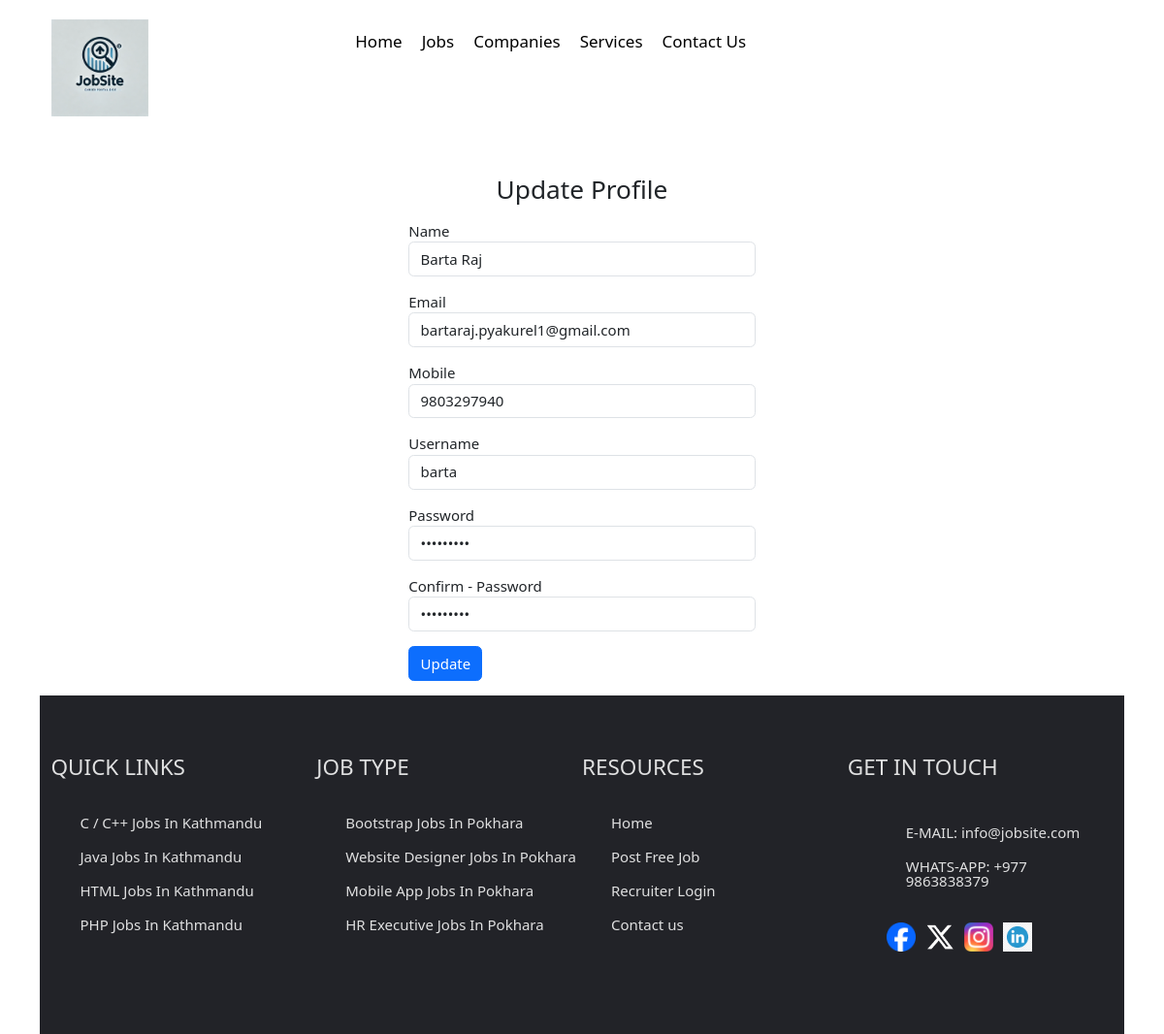
/job/profile.php (signed in), run on the app's committed database.
### tables this page shows
CREATE TABLE `job_seekers` (
  `id` int(11) NOT NULL,
  `name` varchar(100) NOT NULL,
  `email` varchar(100) NOT NULL,
  `mobile` varchar(15) NOT NULL,
  `username` varchar(50) NOT NULL,
  `password` varchar(255) NOT NULL,
  `created_at` timestamp NOT NULL DEFAULT current_timestamp()
);

### job/profile.php (the view, shortened to what this page needs)
<?php
require 'users/connect.php';
$qry = "SELECT * FROM job_seekers
        WHERE username='".$_SESSION['username']."'";
$data = $conn->query($qry);
$user = $data->fetch_assoc();
?>
<!DOCTYPE html>
<html lang="en">
<head>
    <link href="style.css" rel="stylesheet">
    <link href="https://cdn.jsdelivr.net/npm/bootstrap@5.3.3/dist/css/bootstrap.min.css" rel="stylesheet">
</head>
<body>
    <div class="container">
        <header class="row">
            <div class="width-100">
            <div class="container header">
                <div class="width-25">
                    <img src="Images/jobsitelogo2.webp">
                </div>
                <div class="width-50">
                <ul class="header-menu ">
                    <li>
                    <a href="index.php">Home </a>
                    </li>
                    <li>
                    <a href="index.php #recent-jobs">Jobs </a>
                    </li>
                    <li>
                    <a href="index.php #companies">Companies </a>
                    </li>
                    <li>
                    <a href="index.php #services">Services </a>
                    </li>
                    <li>
                    <a href="index.php #footer">Contact Us </a>
                    </li>
                </ul>
                </div>
            </div>
            </div>
        </header>
        <section class="row">
            <form method="post" class="col-md-4 offset-md-4 mt-5">
                <h3 class="text-center mb-3">Update Profile</h3>
                <div class="form-group mb-3">
                    <label for="">Name</label>
                    <input type="text" class="form-control"
                    name="name" required
                    value="<?php echo $user['name'] ?>">
                </div>
                <div class="form-group mb-3">
                    <label for="">Email</label>
                    <input type="email" class="form-control"
                    name="email" required value="<?php echo $user['email'] ?>">
                </div>
                <div class="form-group mb-3">
                    <label for="">Mobile</label>
                    <input type="text" class="form-control"
                    name="mobile" required value="<?php echo $user['mobile'] ?>">
                </div>
                <div class="form-group mb-3">
                    <label for="">Username</label>
                    <input type="text" class="form-control"
                    name="username" required maxlength="10" readonly
                    value="<?php echo $user['username'] ?>">
                </div>
                <div class="form-group mb-3">
                    <label for="">Password</label>
                    <input type="password" class="form-control"
                    name="password" required minlength="6"
                    value="<?php echo $user['password'] ?>">
                </div>
                <div class="form-group mb-3">
                    <label for="">Confirm - Password</label>
                    <input type="password" class="form-control"
                    name="c-password" required value="<?php echo $user['password'] ?>">
                </div>
                <div class="form-group mb-3">
                    <input type="submit" class="btn btn-primary"
                    name="update" value="Update" onclick="return checkPwd()">
                </div>
            </form>
        </section>
        <footer>
            <div class="width-100 footer-background">
            <div class="container">
                <div class="width-25">
                <h4>QUICK LINKS</h4>
                <ul class="footer-list">
                    <li>C / C++ Jobs In Kathmandu</li>
                    <li>Java Jobs In Kathmandu</li>
                    <li>HTML Jobs In Kathmandu</li>
                    <li>PHP Jobs In Kathmandu</li>
                </ul>
                </div>
                <div class="width-25">
                <h4>JOB TYPE</h4>
                <ul class="footer-list">
                    <li>Bootstrap Jobs In Pokhara</li>
                    <li>Website Designer Jobs In Pokhara</li>
                    <li>Mobile App Jobs In Pokhara</li>
                    <li>HR Executive Jobs In Pokhara</li>
                </ul>
                </div>
                <div class="width-25">
                <h4>RESOURCES</h4>
                <ul class="footer-list">
                    <li>Home</li>
                    <li>Post Free Job</li>
                    <li>Recruiter Login</li>
                    <li>Contact us</li>
                </ul>
                </div>
                <div class="width-25">
                <h4>GET IN TOUCH</h4>
                <ul class="get-in-touch">
                    <li>
                    <p>E-MAIL: info@jobsite.com</p>
                    </li>
                    <li>
                    <p>WHATS-APP: +977 9863838379</p>
                    </li>
                    <li>
                    <img src="Images/facebook.png">
                    </li>
                    <li>
                    <img src="Images/x.png">
                    </li>
                    <li>
                    <img src="Images/instagram.png">
                    </li>
                    <li>
                    <img src="Images/linkedin.png">
                    </li>
                </ul>
                </div>
            </div>
            </div>
        </footer>
    </div>
</body>
</html>

### job/style.css (style rules this page uses)
* { margin: 0px; padding: 0px; }
html, body { font-family: 'Roboto', sans-serif, arial; font-size: 15px; }
.container { width: 1170px; margin: 0px auto; }
.width-100 { width: 100%; float: left; }
.width-50 { float: left; width: 50%; }
.width-25 { width: 25%; float: left; }
.header { padding-top: 20px; padding-bottom: 60px; }
.header img { padding-bottom : 15px; }
.header-menu { list-style: none; margin-top: 10px; }
.header-menu li { float: left; font-size: 15px; }
.header-menu a { font-size: 17px; text-decoration: none; color: black; font-weight: 500; padding: 10px; }
.width-25 img { height: fit-content; width: 100px; }
.footer-list { list-style: none; line-height: 35px; padding-top: 20px; }
.footer-background { background-color: #222328; padding-top: 60px; padding-bottom: 80px; color: rgba(255, 255, 255, .86); }
.get-in-touch { list-style: none; line-height: 15px; padding-top: 20px }
.get-in-touch img { width: 30px; margin-left: 10px; border-radius: 0px; float: left; padding-top: 20px }
.get-in-touch p { padding-left: 30px; color: rgba(255, 255, 255, .86); margin-top: 20px }

### data on the page
job_seekers: name "Barta Raj", email "bartaraj.pyakurel1@gmail.com", mobile "9803297940", username "barta"
